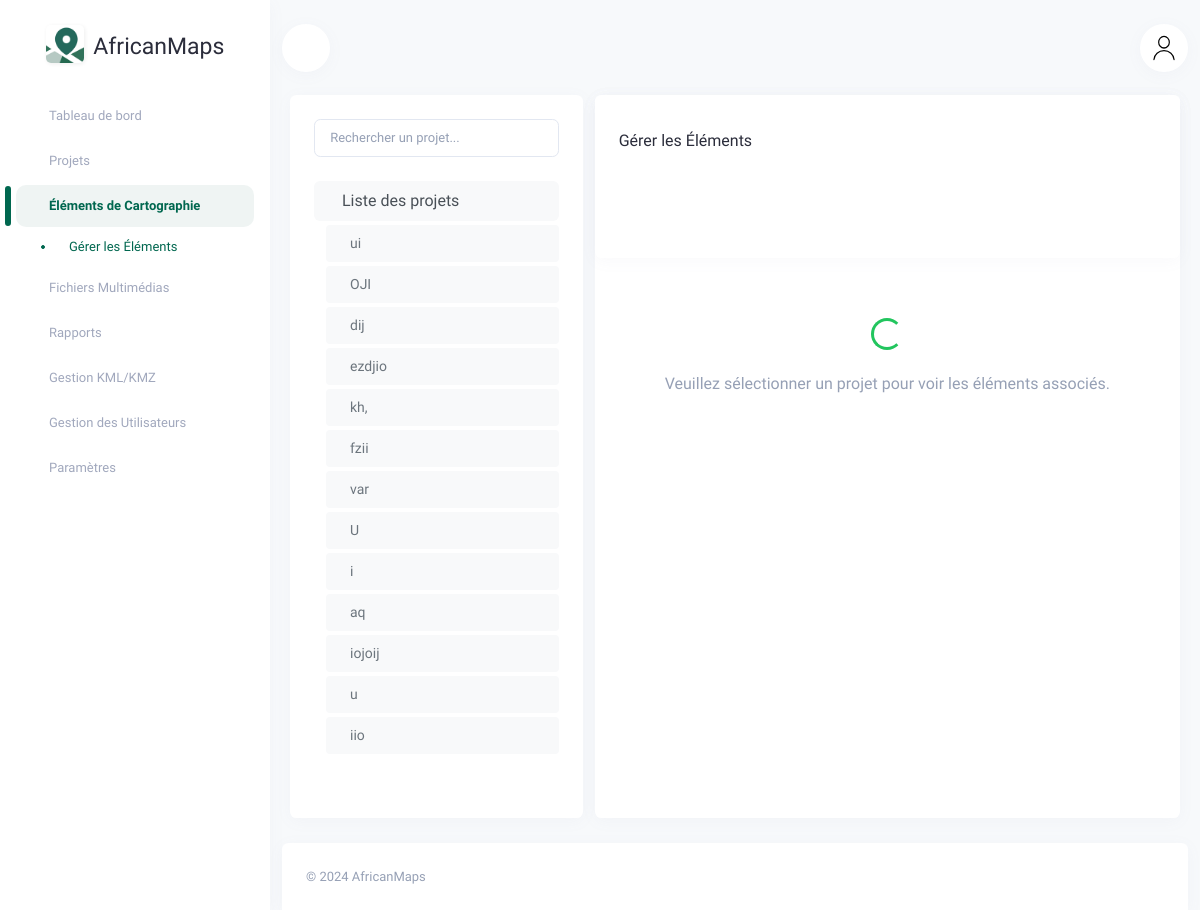
Screenshot of /manage-items/ with the database file from the repository.
### dashboard_app/models.py (models this page shows, shortened)
class Location(models.Model):
    geojson = models.TextField()
    description = models.TextField()
    name = models.CharField(max_length=100)
    created_at = models.DateTimeField(auto_now_add=True)
    archived = models.BooleanField(default=False)

### dashboard_app/views.py (the view)
# urls.py: path('manage-items/', views.manage_items, name='manage-items'),
def manage_items(request):
    locations = Location.objects.all().order_by('-created_at')
    item_data = {}
    for location in locations:
        for item in location.items.all():
            item_data.setdefault(location.id, []).append({
                'id': item.id,
                'name': item.name,
                'description': item.description,
                'created_at': item.created_at.strftime('%Y-%m-%d'),
            })
    context = {
        'locations': locations,
        'item_data': item_data,
        'selected_item_id': request.GET.get('item_id')
    }
    return render(request, 'dashboard_app/web/manage_items.html', context)

### dashboard_app/context_processors.py (called while the page is built)
def user_context(request):
    user = request.user
    return {
        'username': user.username if user.is_authenticated else 'Invité',
        'role': 'Administrateur' if user.is_staff else 'Utilisateur',
    }

### dashboard_app/templates/dashboard_app/web/manage_items.html (shortened to what this page needs)
{% extends 'dashboard_app/web/base.html' %}
{% load static %}
{% block content %}
<div class="d-xl-flex" style="min-height: 80vh;">
    <div class="card filemanager-sidebar me-md-2 mb-50 w-50 d-flex flex-column">
        <div class="card-body">
            <div class="d-flex flex-column h-100">
                <div class="mb-4">
                    <div class="mb-3">
                        <input type="text" id="projectSearch" class="form-control" placeholder="Rechercher un projet..." onkeyup="filterProjects()">
                    </div>
                    <ul class="navbar-nav mb-auto w-100" id="projectList">
                        <li class="nav-item">
                            <div class="custom-accordion">
                                <a class="nav-link d-flex align-items-center justify-content-between" data-bs-toggle="collapse" href="#projects-collapse" role="button" aria-expanded="true" aria-controls="projects-collapse" style="font-size: 16px; color: #495057;">
                                    <div>
                                        <span>Liste des projets</span>
                                    </div>
                                </a>
                                <div class="collapse show" id="projects-collapse">
                                    <div class="card border-0 shadow-none ps-2 mb-0">
                                        <ul class="navbar-nav mb-auto w-100 mb-0">
                                            {% for location in locations %}
                                                <li class="nav-item project-item">
                                                    <a class="nav-link project-link d-flex align-items-center"
                                                    data-location-id="{{ location.id }}"
                                                    role="button"
                                                    style="font-size: 14px; color: #6c757d; padding: 8px 12px; border-radius: 4px; transition: background-color 0.3s; overflow: hidden; text-overflow: ellipsis; white-space: nowrap;">
                                                    <span style="overflow: hidden; text-overflow: ellipsis; white-space: nowrap;">{{ location.name }}</span>
                                                 </a>                                                                                                 </li>
                                            {% endfor %}
                                        </ul>
                                    </div>
                                </div>
                            </div>
                        </li>
                    </ul>
                </div>
            </div>
        </div>
    </div>
    <div class="card w-100 d-flex flex-column" id="media-section">
        <div class="card mb-4">
            <div class="card-body">
                <div class="row mb-3 align-items-center">
                    <div class="col d-flex justify-content-between align-items-center">
                        <h5 class="mt-2 mb-0">Gérer les Éléments</h5>
                    </div>
                </div>
                <div class="d-flex justify-content-center mt-3" id="pagination-container">
                </div>
            </div>
        </div>
        <div class="card-body d-flex flex-column align-items-center">
            <div id="media-message" class="text-center">
                <div id="loading-spinner" class="spinner-border text-primary ms-auto" role="status" aria-hidden="true"></div>
                <br><br>
                <h5 class="text-muted">Veuillez sélectionner un projet pour voir les éléments associés.</h5>
            </div>
        </div>
    </div>
</div>
 <footer class="footer text-center text-sm-start d-print-none">
    <div class="container-xxl">
        <div class="row">
            <div class="col-12">
                <div class="card mb-0 rounded-bottom-0">
                    <div class="card-body">
                        <p class="text-muted mb-0">
                            © <script> document.write(new Date().getFullYear()) </script> AfricanMaps
                        </p>
                    </div>
                </div>
            </div>
        </div>
    </div>
</footer>
{% endblock content %}

### dashboard_app/templates/dashboard_app/web/manage_items.html (style rules this page uses)
.custom-accordion .nav-link { background-color: #f8f9fa; border-radius: 6px; margin-bottom: 4px; padding: 8px 16px; font-weight: 500; }
.project-link { color: #495057; }
#pagination-container { max-width: 100%; overflow: visible; padding: 0 16px; }

### rows the page displays
Location: name "ui"
Location: name "OJI"
Location: name "dij"
Location: name "ezdjio"
Location: name "kh,"
Location: name "fzii"
Location: name "var"
Location: name "U"
Location: name "i"
Location: name "aq"
Location: name "iojoij"
Location: name "u"
Location: name "iio"
